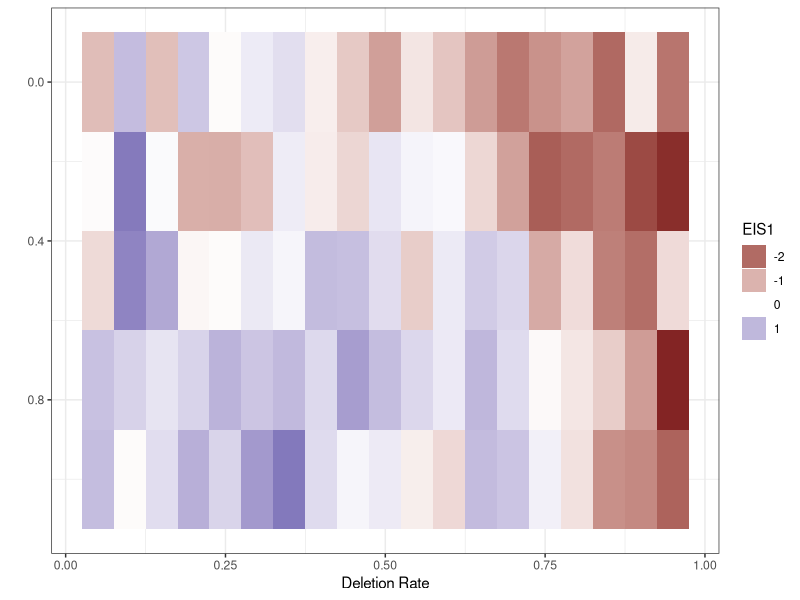
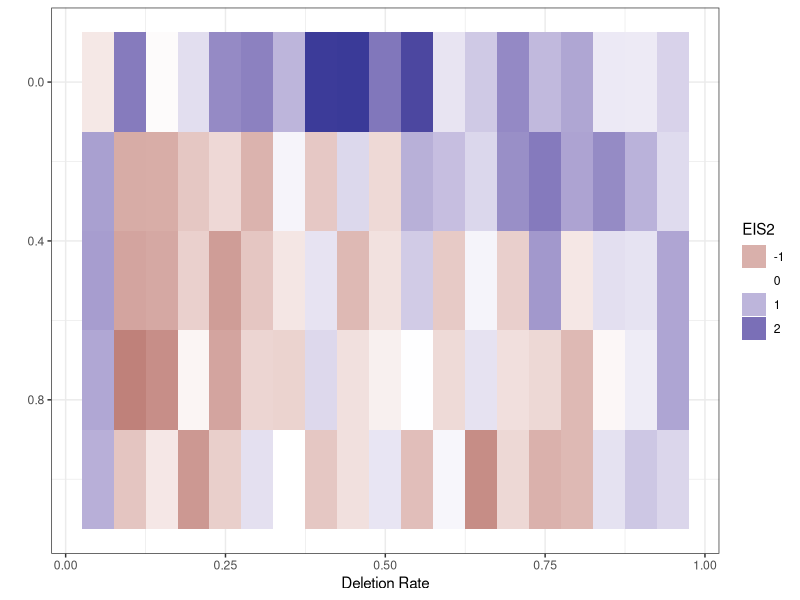

Recreate these plots in R, in order.

library(ggplot2)
library(dplyr)
library(tidyr)


Datapoints = 7271
data = read.csv("output/analyzeFillers_freq_BNC_RBRT_Spillover_Averaged_New_R.tsv", sep="\t")

# This concerns nine settings with very high or very low delta, and lambda <1 (e.g., delta=0.95+lambda=0.5)
data = data %>% filter(NData == Datapoints)
doneConfigurations = paste(data$deletion_rate, data$predictability_weight)
deltas = c()
lambdas = c()
for(delta in unique(data$deletion_rate)) {
	for(lambda in unique(data$predictability_weight)) {
		if(!(paste(delta, lambda) %in% doneConfigurations)) {
			deltas = c(deltas, delta)
			lambdas = c(lambdas, lambda)
		}
	}
}
missingConfigurations = data.frame(deletion_rate = deltas, predictability_weight = lambdas)

imputed = data.frame()
for(i in (1:nrow(missingConfigurations))) {
	delta = missingConfigurations$deletion_rate[[i]]
	lambda = missingConfigurations$predictability_weight[[i]]
	to_impute = data %>% filter(abs(deletion_rate-delta) <= 0.05, abs(predictability_weight-lambda)<=0.25) %>% summarise(AIC=mean(AIC), NData=mean(NData), EIS1=mean(EIS1), EIS2=mean(EIS2), Coefficient=mean(Coefficient))
	to_impute$deletion_rate=delta
	to_impute$predictability_weight=lambda
	to_impute$X=NA
	imputed = rbind(imputed, to_impute)
}

data = rbind(data, imputed)



# Viz for all parameter configurations
plot = ggplot(data %>% group_by(deletion_rate, predictability_weight) %>% summarise(EIS1=mean(EIS1)), aes(x=deletion_rate, y=predictability_weight, fill=EIS1)) + geom_tile() + theme_bw() + scale_fill_gradient2() + xlab("Deletion Rate") + ylab("") + guides(fill=guide_legend(title="EIS1")) + scale_y_reverse ()
ggsave(plot, file="figures/analyzeFillers_freq_BNC_RBRT_Spillover_Averaged_New_EIS1_R.pdf", height=2, width=5)

plot = ggplot(data %>% group_by(deletion_rate, predictability_weight) %>% summarise(EIS2=mean(EIS2)), aes(x=deletion_rate, y=predictability_weight, fill=EIS2)) + geom_tile() + theme_bw() + scale_fill_gradient2() + xlab("Deletion Rate") + ylab("") + guides(fill=guide_legend(title="EIS2")) + scale_y_reverse ()
ggsave(plot, file="figures/analyzeFillers_freq_BNC_RBRT_Spillover_Averaged_New_EIS2_R.pdf", height=2, width=5)


